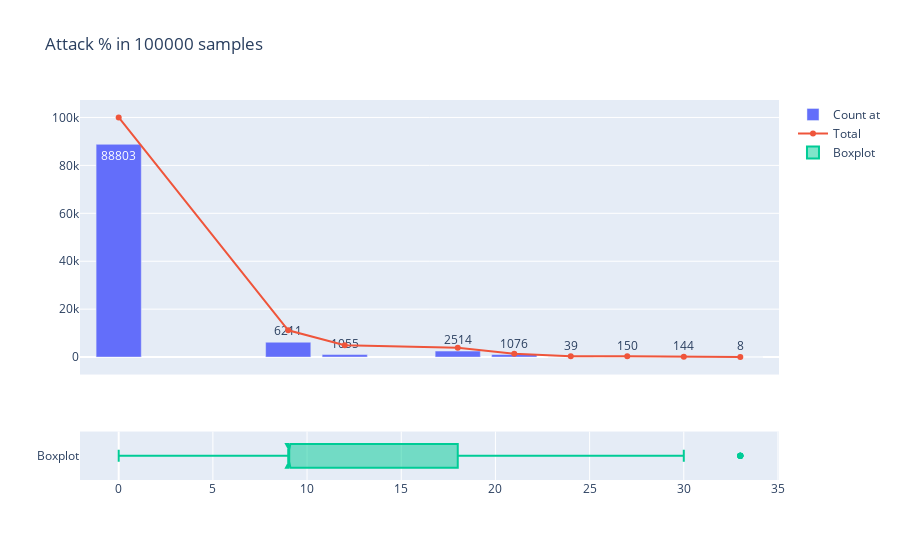

Notebook source saved alongside this figure:
### Code cell


### Figure 1 — Plotly figure (JSON) as saved in the notebook; plotly's stock layout.template omitted (floating-point values rounded to 4 significant figures; data arrays with more than 128 entries replaced by an {"elided": "..."} marker saying what was removed)
{"data": [{"name": "Count at ", "text": ["88803", "6211", "1055", "2514", "1076", "39", "150", "144", "8"], "type": "bar", "x": [0, 9, 12, 18, 21, 24, 27, 30, 33], "xaxis": "x", "y": [88803, 6211, 1055, 2514, 1076, 39, 150, 144, 8], "yaxis": "y"}, {"name": "Total", "type": "scatter", "x": [0, 9, 12, 18, 21, 24, 27, 30, 33], "xaxis": "x", "y": [100000, 11197, 4986, 3931, 1417, 341, 302, 152, 8], "yaxis": "y"}, {"name": "Boxplot", "notched": true, "type": "box", "x": {"elided": "14803 int values"}, "xaxis": "x2", "yaxis": "y2"}], "layout": {"title": {"text": "Attack % in 100000 samples"}, "xaxis": {"anchor": "y", "domain": [0, 1], "matches": "x2", "showticklabels": false}, "xaxis2": {"anchor": "y2", "domain": [0, 1]}, "yaxis": {"anchor": "x", "domain": [0.2775, 1.0]}, "yaxis2": {"anchor": "x2", "domain": [0, 0.1275]}}}
